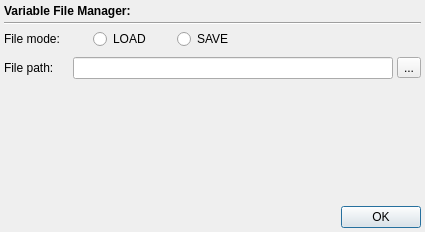
<?xml version="1.0" encoding="UTF-8"?>
<ui version="4.0">
 <class>FileManagerWidget</class>
 <widget class="QWidget" name="FileManagerWidget">
  <property name="geometry">
   <rect>
    <x>0</x>
    <y>0</y>
    <width>425</width>
    <height>232</height>
   </rect>
  </property>
  <property name="sizePolicy">
   <sizepolicy hsizetype="Preferred" vsizetype="Preferred">
    <horstretch>0</horstretch>
    <verstretch>0</verstretch>
   </sizepolicy>
  </property>
  <property name="minimumSize">
   <size>
    <width>425</width>
    <height>0</height>
   </size>
  </property>
  <property name="windowTitle">
   <string>Form</string>
  </property>
  <layout class="QVBoxLayout" name="verticalLayout">
   <property name="spacing">
    <number>4</number>
   </property>
   <property name="sizeConstraint">
    <enum>QLayout::SetMinimumSize</enum>
   </property>
   <property name="margin">
    <number>4</number>
   </property>
   <item>
    <widget class="QLabel" name="headingLabel">
     <property name="text">
      <string>&lt;html&gt;&lt;head/&gt;&lt;body&gt;&lt;p&gt;&lt;span style=&quot; font-weight:600;&quot;&gt;Variable File Manager:&lt;/span&gt;&lt;/p&gt;&lt;/body&gt;&lt;/html&gt;</string>
     </property>
     <property name="textFormat">
      <enum>Qt::RichText</enum>
     </property>
    </widget>
   </item>
   <item>
    <widget class="Line" name="line">
     <property name="orientation">
      <enum>Qt::Horizontal</enum>
     </property>
    </widget>
   </item>
   <item>
    <layout class="QHBoxLayout" name="horizontalLayout">
     <property name="sizeConstraint">
      <enum>QLayout::SetMinimumSize</enum>
     </property>
     <item>
      <widget class="QLabel" name="label_3">
       <property name="sizePolicy">
        <sizepolicy hsizetype="Fixed" vsizetype="Preferred">
         <horstretch>0</horstretch>
         <verstretch>0</verstretch>
        </sizepolicy>
       </property>
       <property name="minimumSize">
        <size>
         <width>85</width>
         <height>0</height>
        </size>
       </property>
       <property name="text">
        <string>File mode: </string>
       </property>
      </widget>
     </item>
     <item>
      <widget class="QRadioButton" name="loadButton">
       <property name="sizePolicy">
        <sizepolicy hsizetype="Fixed" vsizetype="Fixed">
         <horstretch>0</horstretch>
         <verstretch>0</verstretch>
        </sizepolicy>
       </property>
       <property name="minimumSize">
        <size>
         <width>80</width>
         <height>0</height>
        </size>
       </property>
       <property name="text">
        <string>LOAD</string>
       </property>
       <attribute name="buttonGroup">
        <string notr="true">modeButtonGroup</string>
       </attribute>
      </widget>
     </item>
     <item>
      <widget class="QRadioButton" name="saveButton">
       <property name="sizePolicy">
        <sizepolicy hsizetype="Fixed" vsizetype="Fixed">
         <horstretch>0</horstretch>
         <verstretch>0</verstretch>
        </sizepolicy>
       </property>
       <property name="minimumSize">
        <size>
         <width>80</width>
         <height>0</height>
        </size>
       </property>
       <property name="text">
        <string>SAVE</string>
       </property>
       <attribute name="buttonGroup">
        <string notr="true">modeButtonGroup</string>
       </attribute>
      </widget>
     </item>
     <item>
      <spacer name="horizontalSpacer">
       <property name="orientation">
        <enum>Qt::Horizontal</enum>
       </property>
       <property name="sizeHint" stdset="0">
        <size>
         <width>10</width>
         <height>20</height>
        </size>
       </property>
      </spacer>
     </item>
    </layout>
   </item>
   <item>
    <spacer name="verticalSpacer_2">
     <property name="orientation">
      <enum>Qt::Vertical</enum>
     </property>
     <property name="sizeType">
      <enum>QSizePolicy::Fixed</enum>
     </property>
     <property name="sizeHint" stdset="0">
      <size>
       <width>20</width>
       <height>4</height>
      </size>
     </property>
    </spacer>
   </item>
   <item>
    <layout class="QHBoxLayout" name="horizontalLayout_2">
     <item>
      <widget class="QLabel" name="label_2">
       <property name="minimumSize">
        <size>
         <width>65</width>
         <height>0</height>
        </size>
       </property>
       <property name="text">
        <string>File path: </string>
       </property>
      </widget>
     </item>
     <item>
      <widget class="QLineEdit" name="pathEdit"/>
     </item>
     <item>
      <widget class="QToolButton" name="getPathButton">
       <property name="text">
        <string>...</string>
       </property>
      </widget>
     </item>
    </layout>
   </item>
   <item>
    <spacer name="verticalSpacer">
     <property name="orientation">
      <enum>Qt::Vertical</enum>
     </property>
     <property name="sizeHint" stdset="0">
      <size>
       <width>20</width>
       <height>80</height>
      </size>
     </property>
    </spacer>
   </item>
   <item>
    <widget class="QDialogButtonBox" name="buttonBox">
     <property name="standardButtons">
      <set>QDialogButtonBox::Ok</set>
     </property>
    </widget>
   </item>
  </layout>
  <zorder>buttonBox</zorder>
  <zorder>line</zorder>
  <zorder>headingLabel</zorder>
 </widget>
 <resources/>
 <connections/>
 <buttongroups>
  <buttongroup name="modeButtonGroup"/>
 </buttongroups>
</ui>
